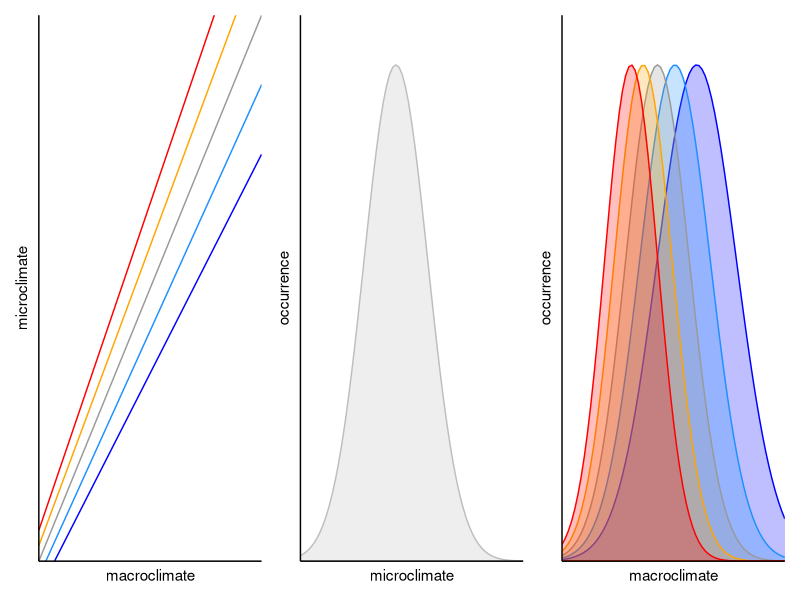
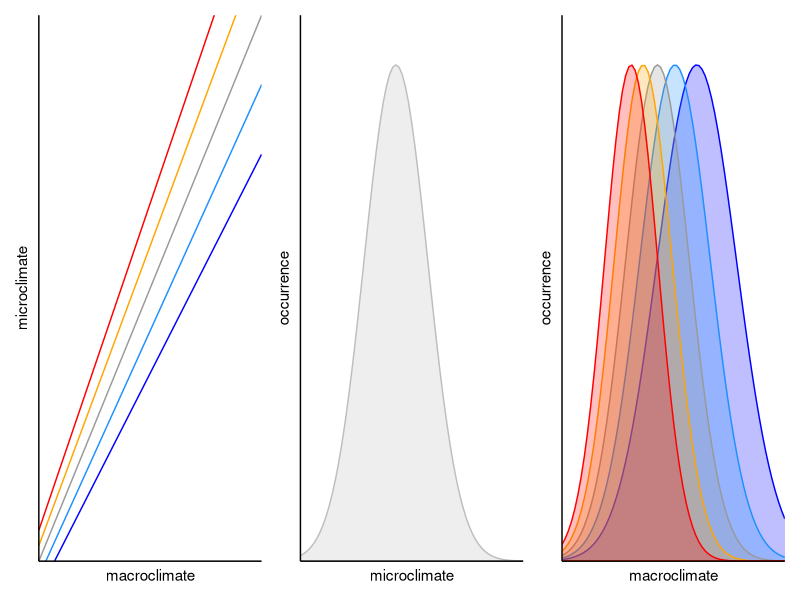

Generate these figures, in order, with R:

library(tidyverse)
library(patchwork)

pal <- c("blue", "dodgerblue", "gray60", "orange", "red")        

d <- expand_grid(macroclimate = seq(-3, 4, .1),
                 n = c(-.66, -.33, 0, .33, .66)) %>%
        mutate(microclimate = macroclimate + n * (1.5 + .3 * macroclimate),
               occurrence = dnorm(microclimate))

p1 <- ggplot(d, aes(macroclimate, microclimate, color = factor(n))) +
        geom_line() +
        # annotate(geom = "text", x = -2.5, hjust = 0, size = 3,
        #          y = c(2.5, 3, 3.5),
        #          color = c("blue", "gray50", "red"), 
        #          label = c("steep north-facing", "level", "steep south-facing")) +
        coord_fixed() +
        scale_x_continuous(expand = c(0,0)) +
        scale_y_continuous(expand = c(0,0)) +
        coord_cartesian(ylim = range(d$macroclimate)) +
        scale_color_manual(values = pal) +
        theme_classic() +
        theme(legend.position = "none")

p2 <- ggplot(d %>% filter(n == 0), 
             aes(microclimate, ymin = 0, ymax = occurrence)) +
        geom_ribbon(alpha = .25, fill = "gray", color = "gray") +
        scale_x_continuous(expand = c(0,0)) +
        scale_y_continuous(expand = c(0,0), limits = c(0, max(d$occurrence) * 1.1)) +
        scale_fill_manual(values = pal) +
        scale_color_manual(values = pal) +
        theme_classic() +
        theme(legend.position = "none") +
        labs(y = "occurrence")

p3 <- ggplot(d, aes(macroclimate, ymin = 0, ymax = occurrence, fill = factor(n), color = factor(n))) +
        geom_ribbon(alpha = .25) +
        scale_x_continuous(expand = c(0,0)) +
        scale_y_continuous(expand = c(0,0), limits = c(0, max(d$occurrence) * 1.1)) +
        scale_fill_manual(values = pal) +
        scale_color_manual(values = pal) +
        theme_classic() +
        theme(legend.position = "none") +
        labs(y = "occurrence")

p <- p1 + p2 + p3 &
        theme_classic() +
        theme(legend.position = "none",
              axis.text = element_blank(),
              axis.ticks = element_blank())
p

ggsave("figures/manuscript/fig2.pdf", p,
       width = 6, height = 2.1, units = "in")
